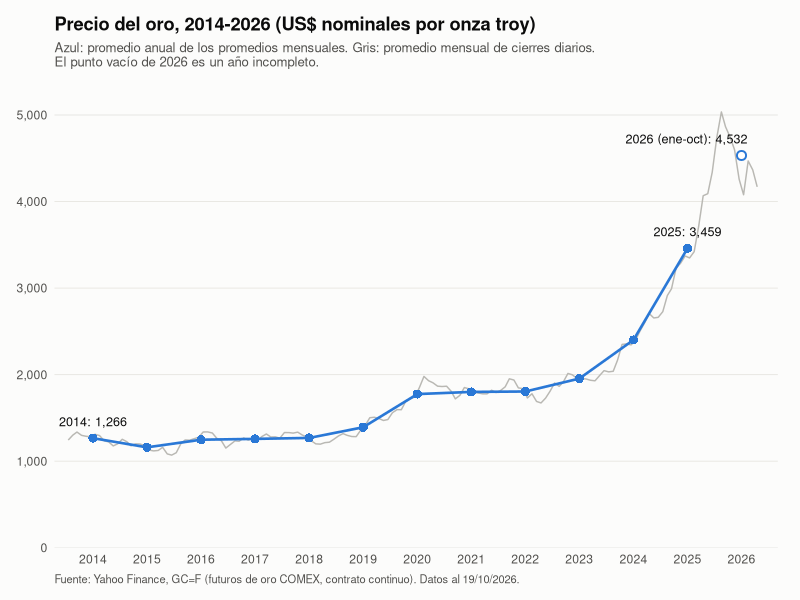

The R source for this figure:
# 03_grafico.R
# Gráfico del precio nominal del oro (US$/oz), 2014-2026: promedio anual y,
# como contexto, promedio mensual.
#
# Uso: Rscript precio_oro/03_grafico.R
# Salida: precio_oro/precio_oro.png

suppressPackageStartupMessages({ library(dplyr); library(readr); library(ggplot2) })

MESES <- c("ene", "feb", "mar", "abr", "may", "jun", "jul", "ago", "set", "oct", "nov", "dic")

mensual <- read_csv("precio_oro/datos_procesados/precio_oro_mensual.csv", show_col_types = FALSE) |>
  mutate(fecha = as.Date(sprintf("%s-15", periodo)))
anual <- read_csv("precio_oro/datos_procesados/precio_oro_anual.csv", show_col_types = FALSE) |>
  mutate(fecha = as.Date(sprintf("%d-07-01", anio)),
         etiqueta = ifelse(anio_completo, sprintf("%d: %s", anio, format(round(precio_promedio_usd_oz), big.mark = ",")),
                           sprintf("%d (ene-%s): %s", anio, MESES[as.integer(format(max(mensual$fecha), "%m"))],
                                   format(round(precio_promedio_usd_oz), big.mark = ","))))

azul <- "#2a78d6"; gris <- "#b9b8b3"; tinta <- "#0b0b0b"; tinta2 <- "#52514e"
rotular <- anual |> filter(anio %in% c(min(anio), 2025, max(anio)))
ultima_fecha <- max(mensual$ultimo_dia)

g <- ggplot() +
  geom_line(data = mensual, aes(fecha, precio_promedio_usd_oz), colour = gris, linewidth = 0.5) +
  geom_line(data = anual |> filter(anio_completo), aes(fecha, precio_promedio_usd_oz),
            colour = azul, linewidth = 0.9) +
  geom_point(data = anual, aes(fecha, precio_promedio_usd_oz, shape = anio_completo),
             colour = azul, fill = "white", size = 2.4, stroke = 1) +
  scale_shape_manual(values = c(`TRUE` = 16, `FALSE` = 21), guide = "none") +
  geom_text(data = rotular, aes(fecha, precio_promedio_usd_oz, label = etiqueta,
                                hjust = ifelse(anio == max(anio), 0.95, 0.5)),
            vjust = -1.2, size = 3.2, colour = tinta) +
  scale_y_continuous(labels = scales::label_comma(), limits = c(0, NA),
                     expand = expansion(mult = c(0, 0.08))) +
  # Marcas a mitad de año, donde se ubican los promedios anuales
  scale_x_date(breaks = anual$fecha, labels = anual$anio,
               expand = expansion(mult = c(0.02, 0.03))) +
  labs(
    title = "Precio del oro, 2014-2026 (US$ nominales por onza troy)",
    subtitle = "Azul: promedio anual de los promedios mensuales. Gris: promedio mensual de cierres diarios.\nEl punto vacío de 2026 es un año incompleto.",
    caption = sprintf("Fuente: Yahoo Finance, GC=F (futuros de oro COMEX, contrato continuo). Datos al %s.",
                      format(ultima_fecha, "%d/%m/%Y")),
    x = NULL, y = NULL
  ) +
  theme_minimal(base_size = 11) +
  theme(
    plot.background = element_rect(fill = "#fcfcfb", colour = NA),
    panel.grid.minor = element_blank(), panel.grid.major.x = element_blank(),
    panel.grid.major.y = element_line(colour = "#e6e5e0", linewidth = 0.3),
    plot.title = element_text(face = "bold", colour = tinta),
    plot.subtitle = element_text(colour = tinta2, size = 9.5),
    plot.caption = element_text(colour = tinta2, size = 8, hjust = 0),
    axis.text = element_text(colour = tinta2),
    plot.margin = margin(12, 16, 10, 12)
  )

ggsave("precio_oro/precio_oro.png", g, width = 8, height = 5, dpi = 200, bg = "#fcfcfb")
cat("Gráfico guardado en precio_oro/precio_oro.png\n")
